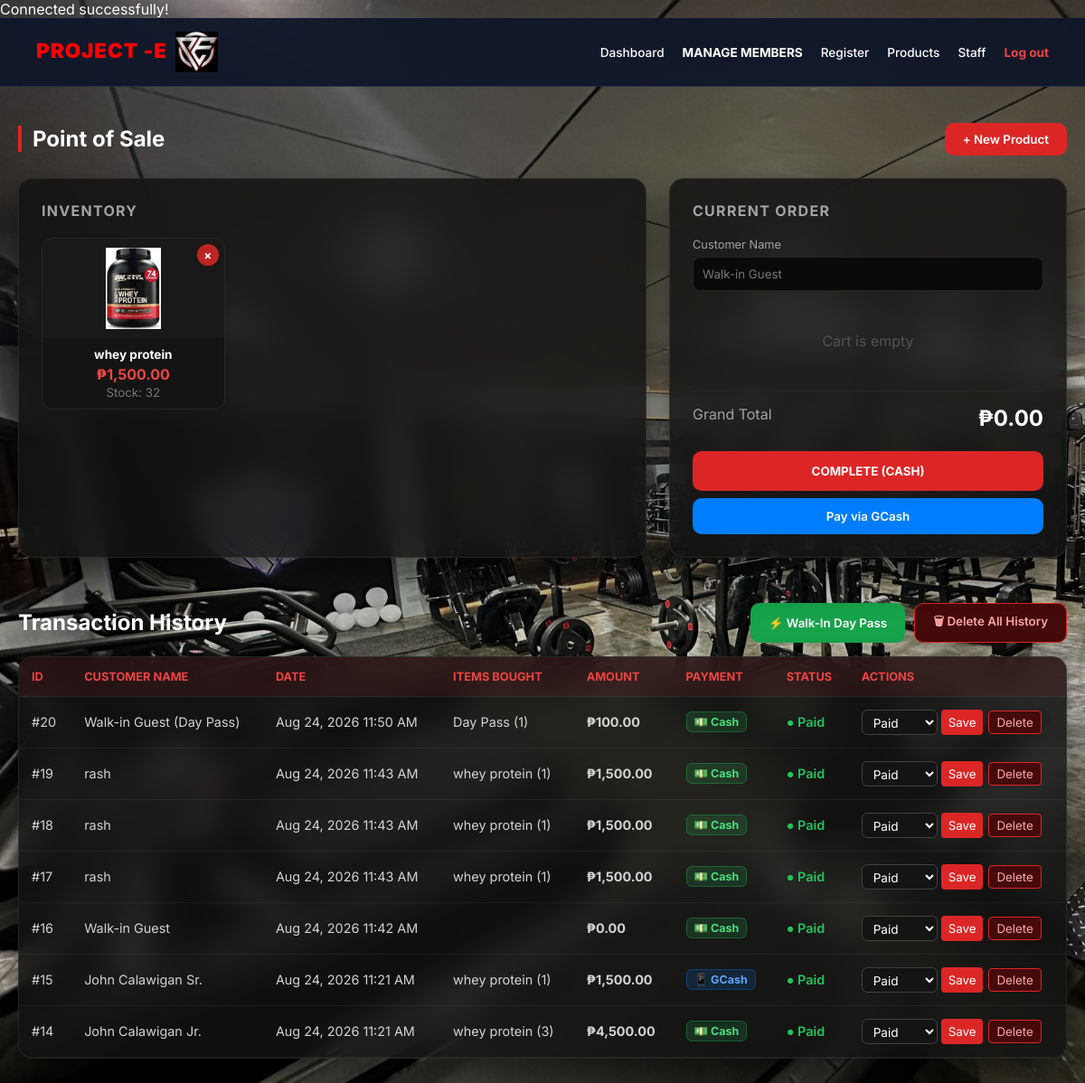
/pos/sales.php (signed in), run on the app's committed database.
### tables this page shows
CREATE TABLE `products` (
  `id` int(11) NOT NULL,
  `name` varchar(255) NOT NULL,
  `price` decimal(10,2) DEFAULT NULL,
  `stock` int(11) DEFAULT 0,
  `image_url` varchar(255) DEFAULT NULL
);

CREATE TABLE `sales` (
  `id` int(11) NOT NULL,
  `amount` decimal(10,2) NOT NULL,
  `status` varchar(20) NOT NULL DEFAULT 'Paid',
  `payment_method` varchar(50) DEFAULT 'Cash',
  `sale_date` datetime NOT NULL,
  `customer_name` varchar(255) DEFAULT 'Walk-in Customer'
);

### pos/sales.php (the view, shortened to what this page needs)
<?php
include __DIR__ . '/../includes/db.php';
$products_res = $conn->query("SELECT * FROM products ORDER BY id DESC");
$history_query = "SELECT s.*,
                    GROUP_CONCAT(COALESCE(p.name, 'Day Pass') , ' (', si.qty, ')' SEPARATOR ', ') as items_list,
                    SUM(si.qty) as total_items
                  FROM sales s
                  LEFT JOIN sale_items si ON s.id = si.sale_id
                  LEFT JOIN products p ON si.product_id = p.id
                  GROUP BY s.id
                  ORDER BY s.id DESC";
$history_result = $conn->query($history_query);
?>
<!DOCTYPE html>
<html lang="en">
<head>
    <link rel="stylesheet" href="../assets/style.css">
</head>
<body>
<?php include __DIR__ . '/../includes/nav.php'; ?>
<div class="container-wide">
    <div class="page-header">
        <h2 style="border-left: 4px solid #dc2626; padding-left: 12px; margin:0;">Point of Sale</h2>
        <button onclick="openModal('productModal')" class="btn-add">+ New Product</button>
    </div>
    <div class="sales-grid">
        <div class="glass-card">
            <h3>Inventory</h3>
            <div class="product-grid">
                <?php while($p = $products_res->fetch_assoc()): ?>
                    <div class="product-card" onclick='addToCart(<?php echo json_encode($p); ?>)'>
                        <form method="POST" style="margin: 0;" onsubmit="return confirm('Delete this product?');">
                            <button type="submit" name="delete_product" class="delete-btn" onclick="event.stopPropagation();">&times;</button>
                        </form>
                        <img src="<?php echo !empty($p['image_url']) ? $p['image_url'] : 'https://via.placeholder.com/150'; ?>" alt="product">
                        <div style="padding: 10px;">
                            <h4 style="margin: 0; font-size: 0.85rem; color: #ffffff; white-space: nowrap; overflow: hidden; text-overflow: ellipsis;"><?php echo $p['name']; ?></h4>
                            <p style="color: #ef4444; font-weight: 700; margin: 4px 0 2px 0;">₱<?php echo number_format($p['price'], 2); ?></p>
                            <small style="color: #737373;">Stock: <?php echo $p['stock']; ?></small>
                        </div>
                    </div>
                <?php endwhile; ?>
            </div>
        </div>
        <div class="glass-card">
            <h3>Current Order</h3>
            <div style="margin-bottom: 15px;">
                <label style="display: block; font-size: 0.8rem; color: #a3a3a3; margin-bottom: 6px;">Customer Name</label>
                <input type="text" id="customerName" placeholder="Walk-in Guest" style="width: 100%; padding: 10px; background: #0a0a0a; border: 1px solid #262626; border-radius: 8px; color: white;">
            </div>
            <div id="cartContainer" style="max-height: 280px; overflow-y: auto; flex-grow: 1;"></div>
            <div style="margin-top: 15px; border-top: 1px solid #262626; padding-top: 15px;">
                <div style="display: flex; justify-content: space-between; margin-bottom: 12px;">
                    <span style="color: #a3a3a3;">Grand Total</span>
                    <h2 style="margin: 0;">₱<span id="totalDisplay">0.00</span></h2>
                </div>
                <button class="btn-checkout" onclick="processSale('Cash')">Complete (Cash)</button>
                <button class="btn-gcash" onclick="openGcashModal()">Pay via GCash</button>
            </div>
        </div>
    </div>
    <div style="display: flex; justify-content: space-between; align-items: center; margin-bottom: 15px;">
        <h2 style="margin: 0;">Transaction History</h2>
        <div style="display: flex; gap: 10px;">
            <button onclick="openModal('walkInModal')" class="btn-add" style="background: #16a34a;">⚡ Walk-In Day Pass</button>
            <form method="POST" onsubmit="return confirm('WARNING: This will delete ALL transaction history records permanently. Proceed?');" style="margin:0;">
                <button type="submit" name="delete_all_sales" class="btn-add" style="background: #450a0a; color: #fca5a5; border: 1px solid #dc2626;">🗑 Delete All History</button>
            </form>
        </div>
    </div>
    <div class="glass-card" style="padding: 0; overflow: hidden;">
        <table class="history-table">
            <thead>
                <tr>
                    <th>ID</th>
                    <th>Customer Name</th>
                    <th>Date</th>
                    <th>Items Bought</th>
                    <th>Amount</th>
                    <th>Payment</th>
                    <th>Status</th>
                    <th>Actions</th>
                </tr>
            </thead>
            <tbody>
                <?php if ($history_result->num_rows > 0): ?>
                    <?php while($row = $history_result->fetch_assoc()): ?>
                    <?php
                        $current_status = $row['status'] ?? 'Paid';
                        $payment_method = $row['payment_method'] ?? 'Cash';
                    ?>
                    <tr>
                        <td>#<?php echo $row['id']; ?></td>
                        <td><?php echo htmlspecialchars($row['customer_name']); ?></td>
                        <td><?php echo date('M d, Y h:i A', strtotime($row['sale_date'])); ?></td>
                        <td><?php echo htmlspecialchars($row['items_list']); ?></td>
                        <td style="font-weight:700;">₱<?php echo number_format($row['amount'], 2); ?></td>
                        <td>
                            <span class="<?php echo $payment_method === 'GCash' ? 'badge-gcash' : 'badge-cash'; ?>">
                                <?php echo $payment_method === 'GCash' ? '📱 GCash' : '💵 Cash'; ?>
                            </span>
                        </td>
                        <td>
                            <?php if ($current_status === 'Paid'): ?>
                                <span style="color: #22c55e; font-weight:600;">● Paid</span>
                            <?php elseif ($current_status === 'Void'): ?>
                                <span style="color: #f59e0b; font-weight:600;">● Void</span>
                            <?php else: ?>
                                <span style="color: #ef4444; font-weight:600;">● Unpaid</span>
                            <?php endif; ?>
                        </td>
                        <td>
                            <div style="display: flex; gap: 6px; align-items: center;">
                                <form method="POST" style="display:inline-flex; gap:4px;">
                                    <select name="status" class="status-select">
                                        <option value="Paid" <?php echo ($current_status === 'Paid') ? 'selected' : ''; ?>>Paid</option>
                                    </select>
                                    <button type="submit" name="update_status" style="background:#dc2626; color:white; border:none; padding:4px 8px; border-radius:4px; cursor:pointer;">Save</button>
                                </form>
                                <form method="POST" onsubmit="return confirm('Delete this record permanently?');" style="display:inline;">
                                    <button type="submit" name="delete_sale" style="background:#450a0a; color:#fca5a5; border:1px solid #dc2626; padding:4px 8px; border-radius:4px; cursor:pointer;" title="Delete Sale">Delete</button>
                                </form>
                            </div>
                        </td>
                    </tr>
                    <?php endwhile; ?>
                <?php else: ?>
                    <tr><td colspan="8" style="text-align: center; padding: 30px; color: #737373;">No transactions recorded.</td></tr>
                <?php endif; ?>
            </tbody>
        </table>
    </div>
</div>
</body>
</html>

### includes/nav.php (shortened to what this page needs)
<?php
$isKiosk = isset($_GET['mode']) && $_GET['mode'] === 'kiosk';
$base_path = (isset($_SERVER['REQUEST_URI']) && strpos($_SERVER['REQUEST_URI'], '/capstone') === 0) ? '/capstone' : '';
?>
<?php if (!$isKiosk): ?>
<nav style="
    background: rgba(15, 23, 42, 0.95);
    backdrop-filter: blur(10px);
    padding: 15px 40px;
    display: flex;
    justify-content: space-between;
    align-items: center;
    border-bottom: 1px solid rgba(255, 255, 255, 0.1);
    position: sticky;
    top: 0;
    z-index: 1000;
    font-family: 'Segoe UI', sans-serif;
">
    <div style="font-family: system-ui, -apple-system, BlinkMacSystemFont, 'Segoe UI', Roboto, sans-serif; font-weight: 900; color: #ff0000; font-size: 1.4rem; letter-spacing: 1px;">
    <a style="text-decoration: none !important; color: red !important;" href="<?php echo $base_path; ?>/pos/dashboard.php">PROJECT -E<span style="color: white;"> <img src="<?php echo $base_path; ?>/assets/logo.jpg" alt="Logo" style="height: 2em; width: auto; vertical-align: middle; margin-left: 4px;"></span></a>
</div>
    <ul id="dynamicNav" style="list-style: none; display: flex; gap: 20px; margin: 0; padding: 0; align-items: center;">
        </ul>
</nav>
<?php endif; ?>

### assets/style.css (style rules this page uses)
* { margin: 0; padding: 0; box-sizing: border-box; font-family: 'Inter', 'Segoe UI', system-ui, sans-serif; }
body { min-height: 100vh; background-color: #0f172a; background-image: url('../assets/gym.jpg'); background-repeat: no-repeat; background-attachment: fixed; background-size: cover; background-position: center; color: #1e293b; }
.container-wide { max-width: 1200px; margin: 0 auto; padding: 100px 20px; }
table { width: 100%; border-collapse: collapse; }
th { padding: 12px; background: #f8fafc; color: #64748b; font-size: 0.75rem; text-transform: uppercase; border-bottom: 2px solid #e2e8f0; }
td { padding: 15px 12px; border-bottom: 1px solid #f1f5f9; font-size: 0.9rem; }
.product-grid { display: grid; grid-template-columns: repeat(auto-fill, minmax(160px, 1fr)); gap: 20px; }
.product-card { background: white; border-radius: 15px; overflow: hidden; cursor: pointer; transition: all 0.2s ease; border: 1px solid #e2e8f0; text-align: center; box-shadow: 0 4px 6px rgba(0,0,0,0.05); }
.product-card img { width: 100%; height: 120px; object-fit: cover; }

### pos/sales.php (style rules this page uses)
* { box-sizing: border-box; }
body { background: #0d0d0d; color: #ffffff; font-family: 'Inter', 'Segoe UI', sans-serif; margin: 0; background-image: linear-gradient(rgba(10, 10, 10, 0.3), rgba(15, 15, 15, 0.1)), url('../assets/gym.jpg'); background-size: cover; background-attachment: fixed; min-height: 100vh; }
.container-wide { max-width: 1280px; margin: 0 auto; padding: 40px 20px; }
.page-header { display: flex; justify-content: space-between; align-items: center; margin-bottom: 25px; }
.sales-grid { display: grid; grid-template-columns: 1fr 440px; gap: 25px; margin-bottom: 50px; }
.glass-card { background: rgba(18, 18, 18, 0.85); backdrop-filter: blur(16px); border: 1px solid rgba(255, 255, 255, 0.08); padding: 25px; border-radius: 16px; box-shadow: 0 20px 40px rgba(0, 0, 0, 0.6); display: flex; flex-direction: column; }
.glass-card h3 { margin: 0 0 20px 0; font-size: 1rem; color: #a3a3a3; text-transform: uppercase; letter-spacing: 0.08em; font-weight: 700; }
.product-grid { display: grid; grid-template-columns: repeat(auto-fill, minmax(150px, 1fr)); gap: 15px; max-height: 520px; overflow-y: auto; padding-right: 5px; }
.product-card { background: #141414; border: 1px solid #262626; border-radius: 12px; overflow: hidden; cursor: pointer; transition: all 0.2s; text-align: center; position: relative; }
.product-card img { width: 100%; height: 110px; object-fit: contain; padding: 10px; background: rgba(255, 255, 255, 0.02); }
.delete-btn { position: absolute; top: 6px; right: 6px; background: rgba(220, 38, 38, 0.85); color: white; border: none; border-radius: 50%; width: 24px; height: 24px; cursor: pointer; font-weight: bold; display: flex; align-items: center; justify-content: center; z-index: 10; }
.btn-add { background: #dc2626; color: white; border: none; padding: 10px 20px; border-radius: 10px; font-weight: 600; cursor: pointer; }
.btn-checkout { width: 100%; padding: 14px; background: #dc2626; border: none; border-radius: 10px; color: white; font-weight: 700; cursor: pointer; margin-top: 10px; text-transform: uppercase; }
.btn-gcash { width: 100%; padding: 12px; background: #007dfe; border: none; border-radius: 10px; color: #ffffff; font-weight: 600; cursor: pointer; margin-top: 8px; }
table { width: 100%; border-collapse: collapse; }
.history-table th { background: rgba(220, 38, 38, 0.1); color: #ef4444; padding: 14px; text-align: left; font-size: 0.8rem; text-transform: uppercase; border-bottom: 1px solid rgba(255, 255, 255, 0.08); }
.history-table td { padding: 14px; border-bottom: 1px solid rgba(255, 255, 255, 0.05); color: #d4d4d4; font-size: 0.9rem; }
.status-select { background: #141414; color: #ffffff; border: 1px solid #404040; padding: 4px 8px; border-radius: 6px; font-size: 0.85rem; }
.badge-cash { background: rgba(34, 197, 94, 0.15); color: #4ade80; border: 1px solid rgba(34, 197, 94, 0.3); padding: 3px 8px; border-radius: 6px; font-size: 0.78rem; font-weight: 700; }
.badge-gcash { background: rgba(0, 125, 254, 0.15); color: #60a5fa; border: 1px solid rgba(0, 125, 254, 0.3); padding: 3px 8px; border-radius: 6px; font-size: 0.78rem; font-weight: 700; }

### data on the page
products: image_url (picture), name "whey protein", price "1,500.00", stock "32"
sales: id "20", customer_name "Walk-in Guest (Day Pass)", sale_date "Aug 24, 2026 11:50 AM", items_list "Day Pass (1)", amount "100.00", payment_method "💵 Cash", shows "● Paid", status "Paid"
sales: id "19", customer_name "rash", sale_date "Aug 24, 2026 11:43 AM", items_list "whey protein (1)", amount "1,500.00", payment_method "💵 Cash", shows "● Paid", status "Paid"
sales: id "18", customer_name "rash", sale_date "Aug 24, 2026 11:43 AM", items_list "whey protein (1)", amount "1,500.00", payment_method "💵 Cash", shows "● Paid", status "Paid"
sales: id "17", customer_name "rash", sale_date "Aug 24, 2026 11:43 AM", items_list "whey protein (1)", amount "1,500.00", payment_method "💵 Cash", shows "● Paid", status "Paid"
sales: id "16", customer_name "Walk-in Guest", sale_date "Aug 24, 2026 11:42 AM", amount "0.00", payment_method "💵 Cash", shows "● Paid", status "Paid"
sales: id "15", customer_name "John Calawigan Sr.", sale_date "Aug 24, 2026 11:21 AM", items_list "whey protein (1)", amount "1,500.00", payment_method "📱 GCash", shows "● Paid", status "Paid"
sales: id "14", customer_name "John Calawigan Jr.", sale_date "Aug 24, 2026 11:21 AM", items_list "whey protein (3)", amount "4,500.00", payment_method "💵 Cash", shows "● Paid", status "Paid"
